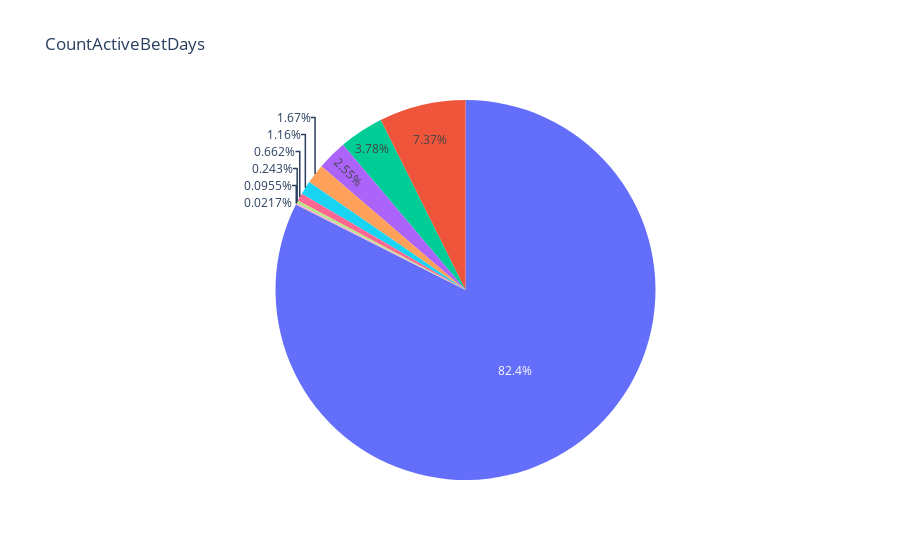
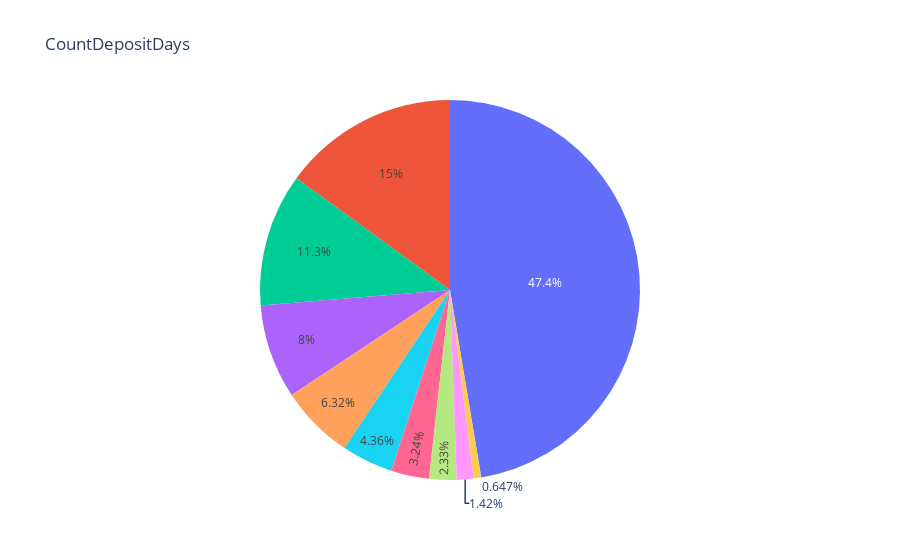
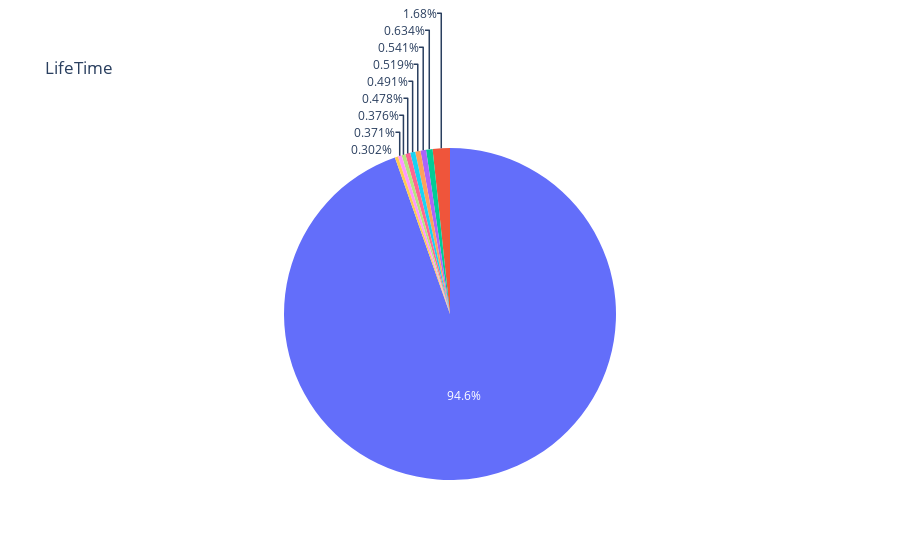
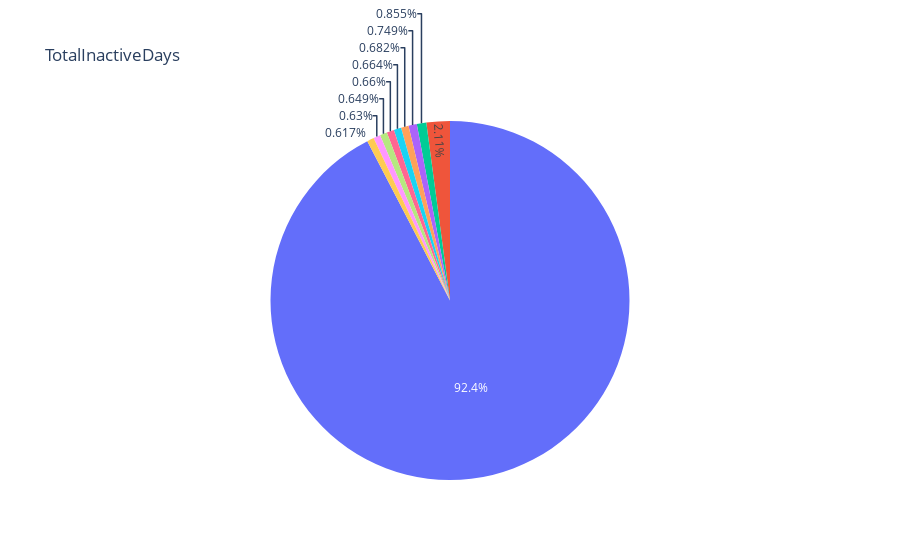

Here is the notebook cell these charts were saved with, in order:
### Code cell
# Binned features analysis
create_interactive_pie_charts(data, num_bins=10)

### Figure 1 — Plotly figure (JSON) as saved in the notebook; plotly's stock layout.template omitted (floating-point values rounded to 4 significant figures)
{"data": [{"domain": {"x": [0.0, 1.0], "y": [0.0, 1.0]}, "hovertemplate": "bin=%{label}<br>count=%{value}<extra></extra>", "labels": ["(0.999, 34.3]", "(34.3, 67.6]", "(67.6, 100.9]", "(100.9, 134.2]", "(134.2, 167.5]", "(167.5, 200.8]", "(200.8, 234.1]", "(234.1, 267.4]", "(267.4, 300.7]", "(300.7, 334.0]"], "legendgroup": "", "name": "", "showlegend": true, "values": [37973, 3393, 1743, 1176, 771, 536, 305, 112, 44, 10], "type": "pie"}], "layout": {"legend": {"tracegroupgap": 0}, "title": {"text": "CountActiveBetDays"}, "showlegend": false}}

### Figure 2 — Plotly figure (JSON) as saved in the notebook; plotly's stock layout.template omitted (floating-point values rounded to 4 significant figures)
{"data": [{"domain": {"x": [0.0, 1.0], "y": [0.0, 1.0]}, "hovertemplate": "bin=%{label}<br>count=%{value}<extra></extra>", "labels": ["(0.999, 37.4]", "(37.4, 73.8]", "(73.8, 110.2]", "(110.2, 146.6]", "(146.6, 183.0]", "(183.0, 219.4]", "(219.4, 255.8]", "(255.8, 292.2]", "(292.2, 328.6]", "(328.6, 365.0]"], "legendgroup": "", "name": "", "showlegend": true, "values": [21820, 6901, 5218, 3686, 2911, 2010, 1492, 1073, 654, 298], "type": "pie"}], "layout": {"legend": {"tracegroupgap": 0}, "title": {"text": "CountDepositDays"}, "showlegend": false}}

### Figure 3 — Plotly figure (JSON) as saved in the notebook; plotly's stock layout.template omitted (floating-point values rounded to 4 significant figures)
{"data": [{"domain": {"x": [0.0, 1.0], "y": [0.0, 1.0]}, "hovertemplate": "bin=%{label}<br>count=%{value}<extra></extra>", "labels": ["(-0.001, 36.5]", "(36.5, 73.0]", "(73.0, 109.5]", "(109.5, 146.0]", "(146.0, 182.5]", "(182.5, 219.0]", "(219.0, 255.5]", "(255.5, 292.0]", "(292.0, 328.5]", "(328.5, 365.0]"], "legendgroup": "", "name": "", "showlegend": true, "values": [772, 292, 239, 249, 220, 226, 171, 173, 139, 43582], "type": "pie"}], "layout": {"legend": {"tracegroupgap": 0}, "title": {"text": "LifeTime"}, "showlegend": false}}

### Figure 4 — Plotly figure (JSON) as saved in the notebook; plotly's stock layout.template omitted (floating-point values rounded to 4 significant figures)
{"data": [{"domain": {"x": [0.0, 1.0], "y": [0.0, 1.0]}, "hovertemplate": "bin=%{label}<br>count=%{value}<extra></extra>", "labels": ["(-0.001, 36.5]", "(36.5, 73.0]", "(73.0, 109.5]", "(109.5, 146.0]", "(146.0, 182.5]", "(182.5, 219.0]", "(219.0, 255.5]", "(255.5, 292.0]", "(292.0, 328.5]", "(328.5, 365.0]"], "legendgroup": "", "name": "", "showlegend": true, "values": [973, 345, 314, 306, 304, 284, 299, 290, 394, 42554], "type": "pie"}], "layout": {"legend": {"tracegroupgap": 0}, "title": {"text": "TotalInactiveDays"}, "showlegend": false}}
